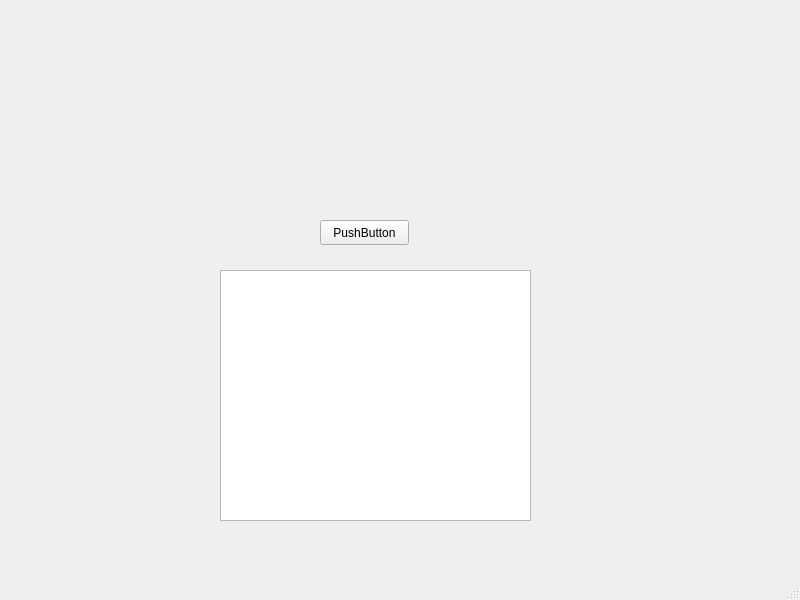
<?xml version="1.0" encoding="UTF-8"?>
<ui version="4.0">
 <class>MainWindow</class>
 <widget class="QMainWindow" name="MainWindow">
  <property name="geometry">
   <rect>
    <x>0</x>
    <y>0</y>
    <width>800</width>
    <height>600</height>
   </rect>
  </property>
  <property name="windowTitle">
   <string>MainWindow</string>
  </property>
  <widget class="QWidget" name="centralwidget">
   <widget class="QTextEdit" name="packetTextEdit">
    <property name="geometry">
     <rect>
      <x>220</x>
      <y>270</y>
      <width>311</width>
      <height>251</height>
     </rect>
    </property>
   </widget>
   <widget class="QPushButton" name="startStopButton">
    <property name="geometry">
     <rect>
      <x>320</x>
      <y>220</y>
      <width>89</width>
      <height>25</height>
     </rect>
    </property>
    <property name="text">
     <string>PushButton</string>
    </property>
   </widget>
  </widget>
  <widget class="QMenuBar" name="menubar">
   <property name="geometry">
    <rect>
     <x>0</x>
     <y>0</y>
     <width>800</width>
     <height>22</height>
    </rect>
   </property>
  </widget>
  <widget class="QStatusBar" name="statusbar"/>
 </widget>
 <resources/>
 <connections/>
</ui>
